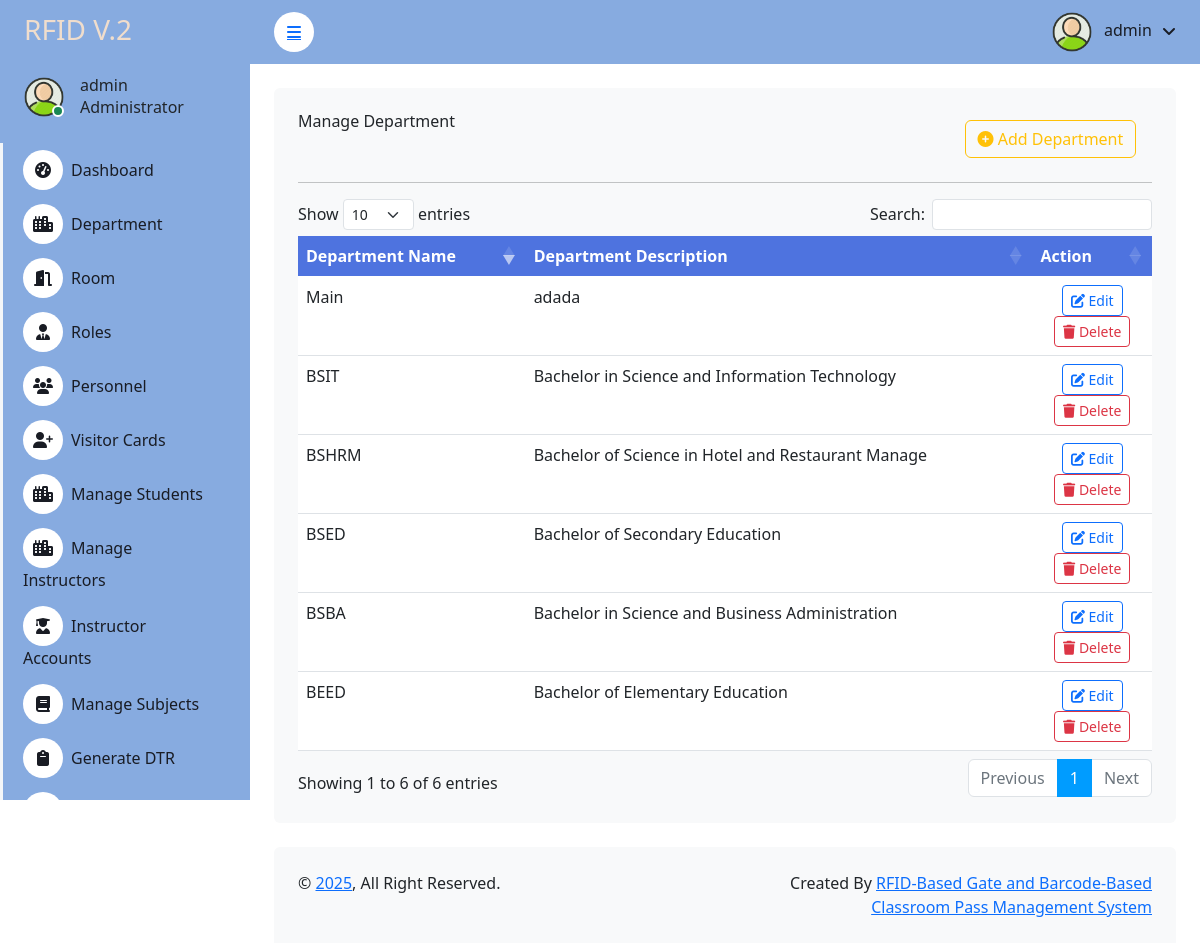
Screenshot of /admin/department.php with the database file from the repository.
### tables this page shows
CREATE TABLE `user` (
  `id` int(11) NOT NULL,
  `contact` varchar(15) NOT NULL,
  `email` varchar(255) NOT NULL,
  `username` varchar(255) NOT NULL,
  `password` varchar(255) NOT NULL,
  `rfid_number` varchar(50) NOT NULL,
  `failed_attempts` int(11) DEFAULT 0,
  `last_attempt` timestamp NULL DEFAULT NULL,
  `last_login` timestamp NULL DEFAULT NULL,
  `login_count` int(11) DEFAULT 0,
  `is_active` tinyint(1) DEFAULT 1,
  `created_at` timestamp NOT NULL DEFAULT current_timestamp()
);

CREATE TABLE `department` (
  `department_id` int(11) NOT NULL,
  `department_name` varchar(50) NOT NULL,
  `department_desc` varchar(50) NOT NULL
);

### admin/department.php (the view, shortened to what this page needs)
<!DOCTYPE html>
<html lang="en">
<?php include 'header.php'; ?>
<?php include '../connection.php'; ?>
<head>
    <link href="https://cdn.jsdelivr.net/npm/bootstrap@5.3.0/dist/css/bootstrap.min.css" rel="stylesheet">
    <link rel="stylesheet" href="https://cdnjs.cloudflare.com/ajax/libs/font-awesome/6.4.0/css/all.min.css">
    <link rel="stylesheet" href="https://cdn.datatables.net/1.13.6/css/dataTables.bootstrap5.min.css">
</head>
<body>
    <div class="container-fluid position-relative bg-white d-flex p-0">
        <?php include 'sidebar.php'; ?>
        <div class="content">
            <?php include 'navbar.php'; ?>
            <div class="container-fluid pt-4 px-4">
                <div class="col-sm-12 col-xl-12">
                    <div class="bg-light rounded h-100 p-4">
                        <div class="row">
                            <div class="col-9">
                                <h6 class="mb-4">Manage Department</h6>
                            </div>
                            <div class="col-3">
                                <button type="button" class="btn btn-outline-warning m-2" data-bs-toggle="modal" data-bs-target="#departmentModal">
                                    <i class="fas fa-plus-circle"></i> Add Department
                                </button>
                            </div>
                        </div>
                        <hr>
                        <div class="table-responsive">
                            <table class="table table-border" id="myDataTable">
                                <thead>
                                    <tr>
                                        <th scope="col">Department Name</th>
                                        <th scope="col">Department Description</th>
                                        <th scope="col">Action</th>
                                    </tr>
                                </thead>
                                <tbody>
                                    <?php $results = mysqli_query($db, "SELECT * FROM department"); ?>
                                    <?php while ($row = mysqli_fetch_array($results)) { ?>
                                    <tr class="table-<?php echo $row['department_id'];?>">
                                        <td><?php echo $row['department_name']; ?></td>
                                        <td><?php echo $row['department_desc']; ?></td>
                                        <td width="14%">
                                            <center>
                                                <button department_name="<?php echo $row['department_name'];?>"
                                                        department_desc="<?php echo $row['department_desc'];?>"
                                                        data-id="<?php echo $row['department_id'];?>"
                                                        class="btn btn-outline-primary btn-sm btn-edit e_department_id">
                                                    <i class="fas fa-edit"></i> Edit
                                                </button>
                                                <button department_name="<?php echo $row['department_name'];?>"
                                                        department_desc="<?php echo $row['department_desc'];?>"
                                                        data-id="<?php echo $row['department_id']; ?>"
                                                        class="btn btn-outline-danger btn-sm btn-del d_department_id">
                                                    <i class="fas fa-trash"></i> Delete
                                                </button>
                                            </center>
                                        </td>
                                    </tr>
                                    <?php } ?>
                                </tbody>
                            </table>
                        </div>
                    </div>
                </div>
            </div>
            <?php include 'footer.php'; ?>
        </div>
</body>
</html>

### admin/sidebar.php (shortened to what this page needs)
<?php
$current_page = basename($_SERVER['PHP_SELF']);
include '../connection.php';
$username = "";
$sql1 = "SELECT * FROM user LIMIT 1";
$result1 = $db->query($sql1);
if ($result1->num_rows > 0) {
    $row = $result1->fetch_assoc();
    $username = $row['username'];
}
?>
<div class="sidebar pe-4 pb-3" style="background-color:  #87abe0ff">
    <nav class="navbar navbar-light">
        <a href="dashboard" class="navbar-brand mx-4 mb-3">
            <h3 class="text" style="color: #f0ddcc">RFID V.2</h3>
        </a>
        <div class="d-flex align-items-center ms-4 mb-4">
            <div class="position-relative">
                <img class="rounded-circle" src="img\2601828.png" alt="" style="width: 40px; height: 40px;">
                <div class="bg-success rounded-circle border border-2 border-white position-absolute end-0 bottom-0 p-1"></div>
            </div>
            <div class="ms-3">
                <h6 class="mb-0"><?php echo $username; ?></h6>
                <span>Administrator</span>
            </div>
        </div>
        <div class="navbar-nav w-100">
            <a href="dashboard.php" class="nav-item nav-link <?php echo ($current_page == 'dashboard') ? 'active' : ''; ?>">
                <i class="fa fa-tachometer-alt me-2"></i>Dashboard
            </a>
            <a href="department.php" class="nav-item nav-link <?php echo ($current_page == 'department') ? 'active' : ''; ?>">
                <i class="fa fa-city me-2"></i>Department
            </a>
            <a href="room.php" class="nav-item nav-link <?php echo ($current_page == 'room') ? 'active' : ''; ?>">
                <i class="fa fa-door-open me-2"></i>Room
            </a>
            <a href="role.php" class="nav-item nav-link <?php echo ($current_page == 'role') ? 'active' : ''; ?>">
                <i class="fa fa-user-tie me-2"></i>Roles
            </a>
            <a class="nav-item nav-link collapsed <?php echo in_array($current_page, ['personell', 'personell_logs']) ? 'active' : ''; ?>"
               href="personell.php"
               data-bs-toggle="collapse"
               data-bs-target="#personnelSubmenu"
               aria-expanded="<?php echo in_array($current_page, ['personell', 'personell_logs']) ? 'true' : 'false'; ?>">
                <i class="fa fa-users me-2"></i>Personnel
            </a>
            <a class="nav-item nav-link collapsed <?php echo in_array($current_page, ['visitor', 'visitor_logs']) ? 'active' : ''; ?>"
               href="visitor.php"
               data-bs-toggle="collapse"
               data-bs-target="#visitorSubmenu"
               aria-expanded="<?php echo in_array($current_page, ['visitor', 'visitor_logs']) ? 'true' : 'false'; ?>">
                <i class="fa fa-user-plus me-2"></i>Visitor Cards
            </a>
           <a href="students.php" class="nav-item nav-link <?php echo ($current_page == 'students') ? 'active' : ''; ?>">
                <i class="fa fa-city me-2"></i>Manage Students
            </a>
             <a href="instructors.php" class="nav-item nav-link <?php echo ($current_page == 'instructors') ? 'active' : ''; ?>">
                <i class="fa fa-city me-2"></i>Manage Instructors
            </a>
                        <a href="instructor_accounts.php" class="nav-item nav-link <?php echo ($current_page == 'instructor_accounts') ? 'active' : ''; ?>">
                            <i class="fa fa-user-graduate me-2"></i>Instructor Accounts
                        </a>
            <a href="manage_subjects.php" class="nav-item nav-link <?php echo ($current_page == 'subjects') ? 'active' : ''; ?>">
                <i class="fa fa-book me-2"></i>Manage Subjects
            </a>
            <a href="dtr.php" class="nav-item nav-link <?php echo ($current_page == 'dtr') ? 'active' : ''; ?>">
                <i class="fa fa-clipboard me-2"></i>Generate DTR
            </a>
            <a href="student_logs.php" class="nav-item nav-link <?php echo ($current_page == 'attendance_log') ? 'active' : ''; ?>">
                <i class="fa fa-book me-2"></i>Attendance Log
            </a>
        </div>
    </nav>
</div>

### admin/navbar.php (shortened to what this page needs)
<?php
include '../connection.php';
$username = "";
$sql1 = "SELECT * FROM user LIMIT 1";
$result1 = $db->query($sql1);
if ($result1->num_rows > 0) {
    $row = $result1->fetch_assoc();
    $username = $row['username'];
}
?>
 <nav class="navbar navbar-expand  navbar-light sticky-top px-4 py-0" style="background-color: #87abe0ff">
                <a href="#" class="sidebar-toggler flex-shrink-0">
                    <i class="fa fa-bars"></i>
                </a>
                <div class="navbar-nav align-items-center ms-auto">
                    <div class="nav-item dropdown">
                        <a href="#" class="nav-link dropdown-toggle" data-bs-toggle="dropdown">
                            <img class="rounded-circle me-lg-2" src="img\2601828.png" alt="" style="width: 40px; height: 40px;">
                            <span class="d-none d-lg-inline-flex"><?php echo $username; ?></span>
                        </a>
                    </div>
                </div>
            </nav>

### admin/css/style.css (style rules this page uses)
:root { --primary: #009CFF; --light: #F3F6F9; --dark: #191C24; }
.btn { transition: .5s; }
.sidebar { position: fixed; top: 0; left: 0; bottom: 0; width: 250px; height: 100vh; overflow-y: auto; background: var(--light); transition: 0.5s; z-index: 999; }
.content { margin-left: 250px; min-height: 100vh; background: #FFFFFF; transition: 0.5s; }
@media (min-width: 992px) { .sidebar { margin-left: 0; } }
@media (min-width: 992px) { .content { width: calc(100% - 250px); } }
.sidebar .navbar .navbar-nav .nav-link { padding: 7px 20px; color: var(--dark); font-weight: 500; border-left: 3px solid var(--light); border-radius: 0 30px 30px 0; outline: none; }
.sidebar .navbar .navbar-nav .nav-link i { width: 40px; height: 40px; display: inline-flex; align-items: center; justify-content: center; background: #FFFFFF; border-radius: 40px; }
.content .navbar .navbar-nav .nav-link { margin-left: 25px; padding: 12px 0; color: var(--dark); outline: none; }
.content .navbar .sidebar-toggler, .content .navbar .navbar-nav .nav-link i { width: 40px; height: 40px; display: inline-flex; align-items: center; justify-content: center; background: #FFFFFF; border-radius: 40px; }
.content .navbar .dropdown-toggle::after { margin-left: 6px; vertical-align: middle; border: none; content: "\f107"; font-family: "Font Awesome 5 Free"; font-weight: 900; transition: .5s; }

### admin/department.php (style rules this page uses)
.bg-light { background-color: #f8f9fa !important; }
.table th { background-color: #4e73df; color: white; }

### rows the page displays
user: username "admin"
department: department_name "BSIT", department_desc "Bachelor in Science and Information Technology"
department: department_name "BSBA", department_desc "Bachelor in Science and Business Administration"
department: department_name "BSHRM", department_desc "Bachelor of Science in Hotel and Restaurant Manage"
department: department_name "BEED", department_desc "Bachelor of Elementary Education"
department: department_name "BSED", department_desc "Bachelor of Secondary Education"
department: department_name "Main", department_desc "adada"
